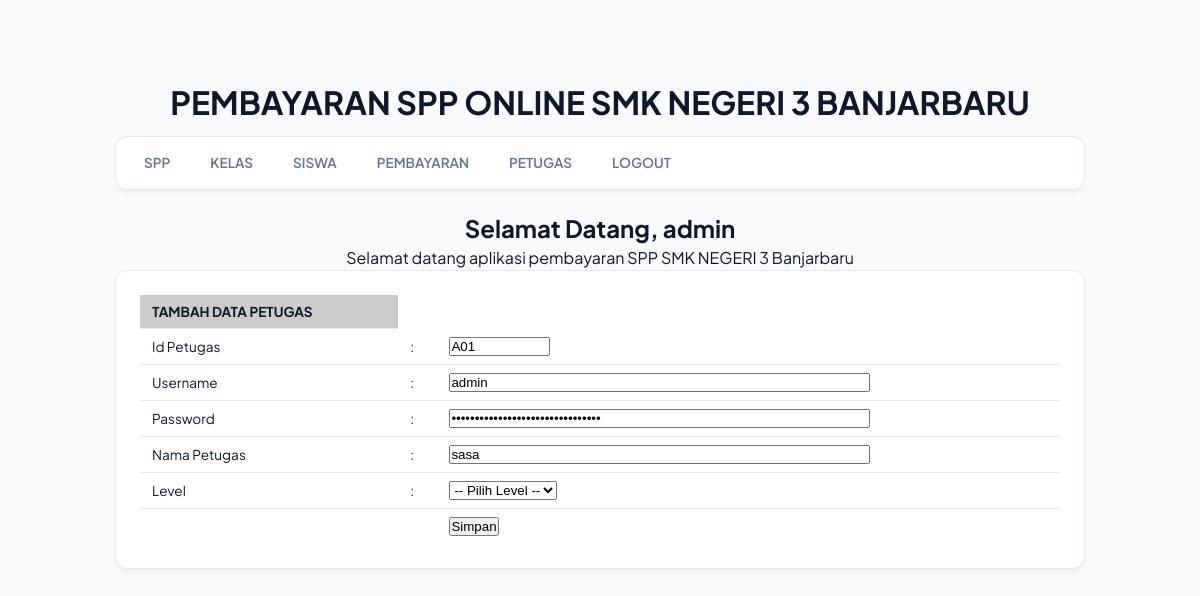
Screenshot of /spp_oyan/admin/halaman_admin.php?open=edit_petugas&id_petugas=A01 (signed in) with the database file from the repository.
### tables this page shows
CREATE TABLE `petugas` (
  `id_petugas` varchar(5) NOT NULL,
  `username` varchar(25) NOT NULL,
  `password` varchar(32) NOT NULL,
  `nama_petugas` varchar(35) NOT NULL,
  `level` enum('admin','petugas','','') NOT NULL
);

### spp_oyan/admin/edit_petugas.php (the view, shortened to what this page needs)
<?php
include_once "../src/koneksi.php";
$id_petugas = $_GET['id_petugas'];
$sql        = mysqli_query($koneksi, "SELECT * FROM petugas WHERE id_petugas = '$id_petugas'");
$data       = mysqli_fetch_array($sql);
?>
<form action="<?php $_SERVER['PHP_SELF']; ?>" method="post" >
  <table cellspacing="1" cellpadding="3">
    <tr>
      <td bgcolor="#CCCCCC"><strong>TAMBAH DATA PETUGAS</strong></td>
    </tr>
    <tr>
      <td>Id Petugas</td>
      <td>:</td>
      <td><input name="id_petugas" type="text" size="10" maxlength="10"
        value="<?php echo $data['id_petugas']; ?>" readonly = "true"/></td>
    </tr>
    <tr>
      <td>Username </td>
      <td>:</td>
      <td><input name="username" type="text" size="50" maxlength="50"
        value="<?php echo $data['username']; ?>" /> </td>
    </tr>
    <tr>
    <td>Password </td>
    <td>:</td>
    <td><input name="password" type="password" size="50" maxlength="50"
      value="<?php echo $data['password']; ?>" /></td>
  </tr>
  <tr>
    <td>Nama Petugas </td>
    <td>:</td>
    <td><input name="nama_petugas" type="nama_petugas" size="50" maxlength="50"
      value="<?php echo $data['nama_petugas']; ?>" /></td>
  </tr>
  <tr>
    <td>Level </td>
    <td>:</td>
    <td>
      <select name="level" >
        <option value="Kosong">-- Pilih Level --</option>
      </select>
    </td>
  </tr>
  <tr>
    <td>&nbsp;</td> <td>&nbsp;</td>
    <td><input name="btnSimpan" type="submit" value="Simpan" /></td>
  </tr>
</table>
</form>

### spp_oyan/src/style.css (style rules this page uses)
:root { --primary: #4f46e5; --bg-main: #f8fafc; --card-bg: #ffffff; --text-dark: #0f172a; --text-muted: #64748b; --border-color: #e2e8f0; --radius: 12px; --shadow: 0 4px 6px -1px rgba(0, 0, 0, 0.05); }
* { box-sizing: border-box; margin: 0; padding: 0; }
body { background-color: var(--bg-main); font-family: 'Plus Jakarta Sans', sans-serif; color: var(--text-dark); line-height: 1.5; padding-bottom: 40px; }
table { width: 100%; border-collapse: collapse; background: var(--card-bg); text-align: left; font-size: 0.85rem; }
td { padding: 8px 12px; border-bottom: 1px solid var(--border-color); color: var(--text-dark); white-space: nowrap; }
tr:last-child td { border-bottom: none; }

### rows the page displays
petugas: id_petugas "A01", username "admin", nama_petugas "sasa"

### other values shown
$_SESSION['username'] "admin"
